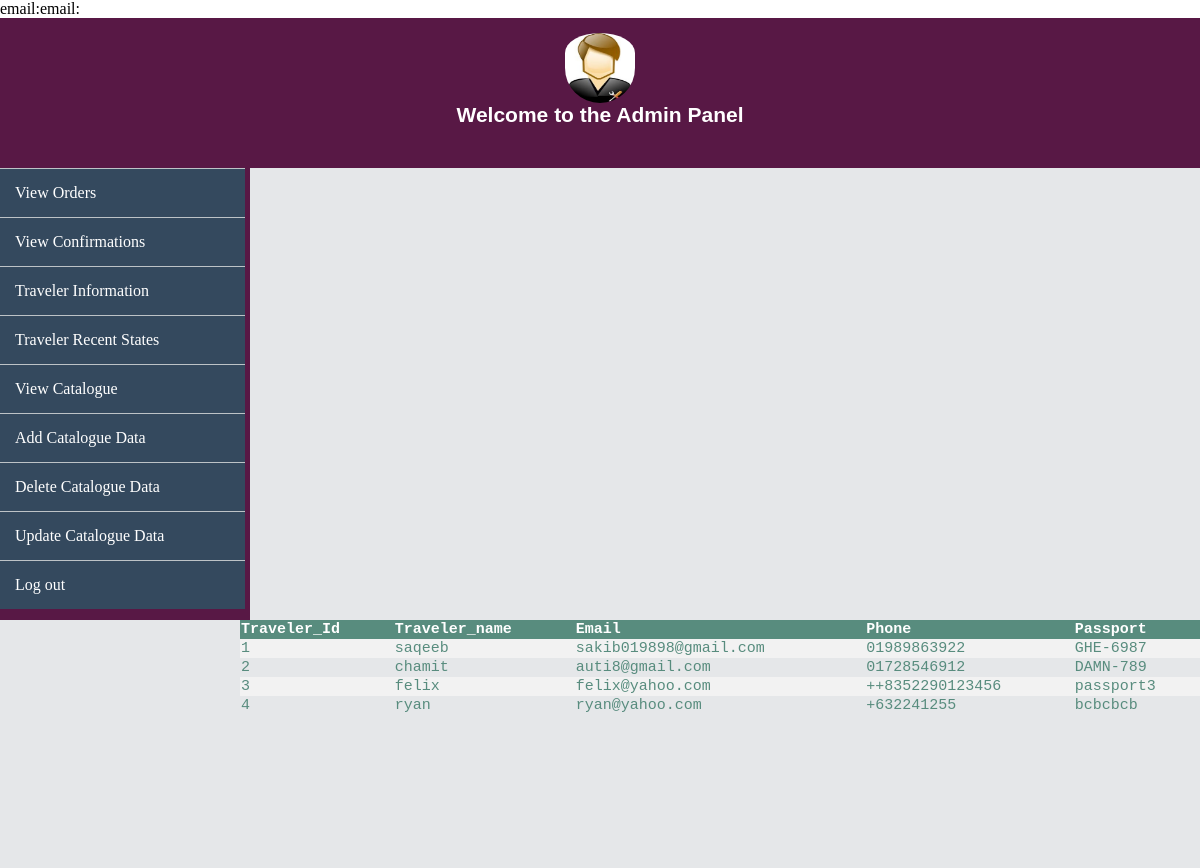
Page /anao2/travelerBView.php on the committed database.
### tables this page shows
CREATE TABLE `traveler_basic` (
  `trav_id` int(11) NOT NULL,
  `username` varchar(20) DEFAULT NULL,
  `email` varchar(30) DEFAULT NULL,
  `phone` varchar(20) DEFAULT NULL,
  `passport` varchar(20) DEFAULT NULL,
  `password` varchar(30) DEFAULT NULL
);

### anao2/travelerBView.php (the view)
<?php
include("admin.php");
?>
<div id='data'>
<table>
 <tr>
  <th>Traveler_Id</th>
  <th>Traveler_name</th>
  <th>Email</th>
  <th>Phone</th>
  <th>Passport</th>
 </tr>
<?php
	$sql = "SELECT * FROM traveler_basic";
   	$result=mysqli_query($conn,$sql);
	while($row=mysqli_fetch_assoc($result)){
		echo "<tr><td>" . $row['trav_id']. "</td><td>" . $row["username"] . "</td><td>". $row["email"] . "</td><td>". $row["phone"] . "</td><td>"
             . $row["passport"]. "</td></tr>";
	}
	echo "</table>";
?>
	</div>
	</body>
</html>

### anao2/css/admin.css (style rules this page uses)
body { margin:0px; border:0px; }
#data { height:700px; background:#E5E7E9; }
table { border-collapse: collapse; width: 80%; color: #588c7e; font-family: monospace; font-size: 15px; text-align: left; float:right; }
th { background-color: #588c7e; color: white; }
tr:nth-child(even) { background-color: #f2f2f2; }

### rows in the picture
traveler_basic: trav_id "1", username "saqeeb", email "sakib019898@gmail.com", phone "01989863922", passport "GHE-6987"
traveler_basic: trav_id "2", username "chamit", email "auti8@gmail.com", phone "01728546912", passport "DAMN-789"
traveler_basic: trav_id "3", username "felix", email "felix@yahoo.com", phone "++8352290123456", passport "passport3"
traveler_basic: trav_id "4", username "ryan", email "ryan@yahoo.com", phone "+632241255", passport "bcbcbcb"
